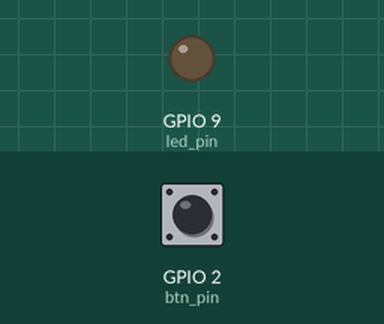
Simulated run of this sketch. Board: ESP8266 (NodeMCU). Parts: output pins drawn as LEDs (lit = HIGH). The test bench sets the inputs (shaded band); at power-on: GPIO 2 (btn_pin) HIGH.

Above: at 1.2 s.
1.3 s: GPIO 2 (btn_pin) pulled LOW for 1 s
At 2.6 s:
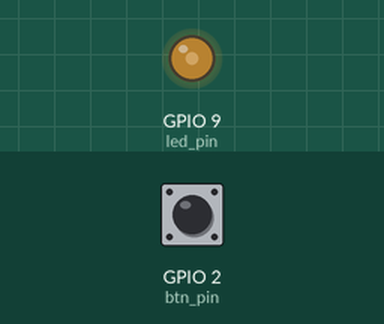
3.8 s: GPIO 2 (btn_pin) pulled LOW for 0.15 s
At 5.0 s:
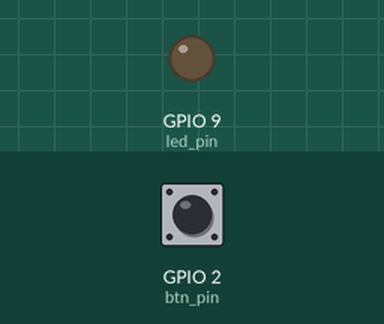
5.4 s: GPIO 2 (btn_pin) pulled LOW for 3.2 s
At 5.85 s:
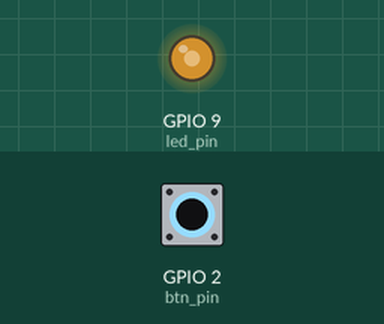
Timing chart, 0 to 10.1 s (numbered marks = the images above; inputs shaded):
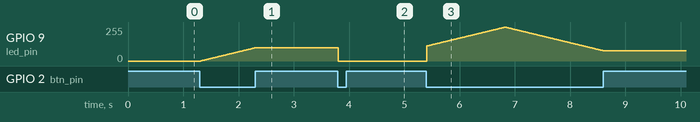

The sketch:

19.10.ino
```cpp
#define btn_pin 2
#define led_pin 9

void setup() {
  Serial.begin(9600);
  pinMode(btn_pin, INPUT);
  pinMode(led_pin, OUTPUT);
}

bool val = 1;
bool val_last = 1;

int count = 0;

int bright = 0;
bool check_bright = 0;

void loop()
{
  val_last = val;
  val = digitalRead(btn_pin);

  if (bright == 254)
  {
    check_bright = 1;
  }
  else if (bright == 0)
  {
    check_bright = 0;
  }

  if (val == 0 && val_last == 0 && bright < 255 && check_bright == 0)
  {
    bright++;
  }
  else if (val == 0 && val_last == 0 && bright >= 0 && check_bright == 1)
  {
    bright--;
  }

  if (val == 0 && val_last == 1)
  {
    count++;
  }

  if (count % 2 == 1)
  {
    analogWrite(led_pin, bright);
  }
  else
  {
    analogWrite(led_pin, 0);
  }

  delay(10);
}
```

Measured:
- after the input at 1.3 s, GPIO 9 (led_pin): moves from 0/255 to 99/255 over 0.98 s, starting at once
- after the input at 3.8 s, GPIO 9 (led_pin): 99/255 → 0/255 at once
- after the input at 5.4 s, GPIO 9 (led_pin): rises from 0/255 to 254/255 in 1.4 s, then falls to 77/255 in 1.8 s
